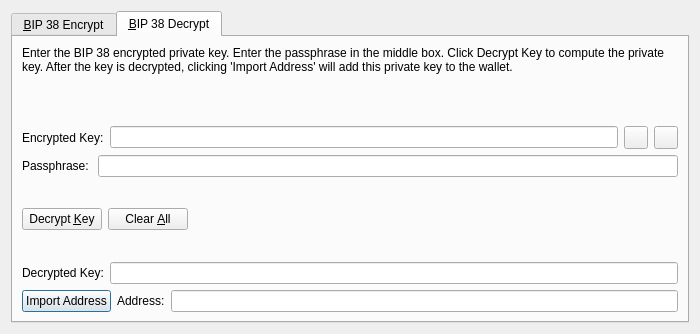
<?xml version="1.0" encoding="UTF-8"?>
<ui version="4.0">
 <class>Bip38ToolDialog</class>
 <widget class="QDialog" name="Bip38ToolDialog">
  <property name="geometry">
   <rect>
    <x>0</x>
    <y>0</y>
    <width>700</width>
    <height>334</height>
   </rect>
  </property>
  <property name="windowTitle">
   <string>BIP 38 Tool</string>
  </property>
  <property name="modal">
   <bool>true</bool>
  </property>
  <layout class="QVBoxLayout" name="verticalLayout">
   <item>
    <widget class="QTabWidget" name="tabWidget">
     <property name="currentIndex">
      <number>1</number>
     </property>
     <widget class="QWidget" name="tabBip38Encrypt">
      <attribute name="title">
       <string>&amp;BIP 38 Encrypt</string>
      </attribute>
      <layout class="QVBoxLayout" name="verticalLayout_SM">
       <item>
        <widget class="QLabel" name="infoLabel_ENC">
         <property name="text">
          <string>Enter a Pivx Address that you would like to encrypt using BIP 38. Enter a passphrase in the middle box. Press encrypt to compute the encrypted private key.</string>
         </property>
         <property name="textFormat">
          <enum>Qt::PlainText</enum>
         </property>
         <property name="wordWrap">
          <bool>true</bool>
         </property>
        </widget>
       </item>
       <item>
        <layout class="QHBoxLayout" name="horizontalLayout_1_ENC">
         <property name="spacing">
          <number>0</number>
         </property>
         <item>
          <widget class="QLabel" name="label_5">
           <property name="text">
            <string>Address:</string>
           </property>
          </widget>
         </item>
         <item>
          <widget class="QValidatedLineEdit" name="addressIn_ENC">
           <property name="toolTip">
            <string>The PIVX address to sign the message with</string>
           </property>
          </widget>
         </item>
         <item>
          <widget class="QPushButton" name="addressBookButton_ENC">
           <property name="toolTip">
            <string>Choose previously used address</string>
           </property>
           <property name="text">
            <string/>
           </property>
           <property name="icon">
            <iconset resource="../pivx.qrc">
             <normaloff>:/icons/address-book</normaloff>:/icons/address-book</iconset>
           </property>
           <property name="shortcut">
            <string>Alt+A</string>
           </property>
           <property name="autoDefault">
            <bool>false</bool>
           </property>
          </widget>
         </item>
         <item>
          <widget class="QPushButton" name="pasteButton_ENC">
           <property name="toolTip">
            <string>Paste address from clipboard</string>
           </property>
           <property name="text">
            <string/>
           </property>
           <property name="icon">
            <iconset resource="../pivx.qrc">
             <normaloff>:/icons/editpaste</normaloff>:/icons/editpaste</iconset>
           </property>
           <property name="shortcut">
            <string>Alt+P</string>
           </property>
           <property name="autoDefault">
            <bool>false</bool>
           </property>
          </widget>
         </item>
        </layout>
       </item>
       <item>
        <layout class="QHBoxLayout" name="horizontalLayout_5">
         <item>
          <widget class="QLabel" name="label_6">
           <property name="text">
            <string>Passphrase: </string>
           </property>
          </widget>
         </item>
         <item>
          <widget class="QLineEdit" name="passphraseIn_ENC">
           <property name="echoMode">
            <enum>QLineEdit::Password</enum>
           </property>
          </widget>
         </item>
        </layout>
       </item>
       <item>
        <layout class="QHBoxLayout" name="horizontalLayout_2_ENC">
         <property name="spacing">
          <number>0</number>
         </property>
         <item>
          <widget class="QLabel" name="encryptedKeyLabel_ENC">
           <property name="text">
            <string>Encrypted Key:</string>
           </property>
           <property name="textFormat">
            <enum>Qt::PlainText</enum>
           </property>
          </widget>
         </item>
         <item>
          <widget class="QLineEdit" name="encryptedKeyOut_ENC">
           <property name="font">
            <font>
             <italic>true</italic>
            </font>
           </property>
           <property name="readOnly">
            <bool>true</bool>
           </property>
          </widget>
         </item>
         <item>
          <widget class="QPushButton" name="copyKeyButton_ENC">
           <property name="toolTip">
            <string>Copy the current signature to the system clipboard</string>
           </property>
           <property name="text">
            <string/>
           </property>
           <property name="icon">
            <iconset resource="../pivx.qrc">
             <normaloff>:/icons/editcopy</normaloff>:/icons/editcopy</iconset>
           </property>
           <property name="autoDefault">
            <bool>false</bool>
           </property>
          </widget>
         </item>
        </layout>
       </item>
       <item>
        <layout class="QHBoxLayout" name="horizontalLayout_3_ENC">
         <item>
          <widget class="QPushButton" name="encryptKeyButton_ENC">
           <property name="toolTip">
            <string>Sign the message to prove you own this PIVX address</string>
           </property>
           <property name="text">
            <string>Encrypt &amp;Key</string>
           </property>
           <property name="icon">
            <iconset resource="../pivx.qrc">
             <normaloff>:/icons/edit</normaloff>:/icons/edit</iconset>
           </property>
           <property name="autoDefault">
            <bool>false</bool>
           </property>
          </widget>
         </item>
         <item>
          <widget class="QPushButton" name="clearButton_ENC">
           <property name="toolTip">
            <string>Reset all sign message fields</string>
           </property>
           <property name="text">
            <string>Clear &amp;All</string>
           </property>
           <property name="icon">
            <iconset resource="../pivx.qrc">
             <normaloff>:/icons/remove</normaloff>:/icons/remove</iconset>
           </property>
           <property name="autoDefault">
            <bool>false</bool>
           </property>
          </widget>
         </item>
         <item>
          <spacer name="horizontalSpacer_1_ENC">
           <property name="orientation">
            <enum>Qt::Horizontal</enum>
           </property>
           <property name="sizeHint" stdset="0">
            <size>
             <width>40</width>
             <height>48</height>
            </size>
           </property>
          </spacer>
         </item>
         <item>
          <widget class="QLabel" name="statusLabel_ENC">
           <property name="font">
            <font>
             <weight>75</weight>
             <bold>true</bold>
            </font>
           </property>
           <property name="text">
            <string/>
           </property>
           <property name="wordWrap">
            <bool>true</bool>
           </property>
          </widget>
         </item>
         <item>
          <spacer name="horizontalSpacer_2_ENC">
           <property name="orientation">
            <enum>Qt::Horizontal</enum>
           </property>
           <property name="sizeHint" stdset="0">
            <size>
             <width>40</width>
             <height>48</height>
            </size>
           </property>
          </spacer>
         </item>
        </layout>
       </item>
      </layout>
     </widget>
     <widget class="QWidget" name="tabBip38Decrypt">
      <attribute name="title">
       <string>&amp;BIP 38 Decrypt</string>
      </attribute>
      <layout class="QVBoxLayout" name="verticalLayout_VM">
       <item>
        <widget class="QLabel" name="infoLabel_DEC">
         <property name="text">
          <string>Enter the BIP 38 encrypted private key. Enter the passphrase in the middle box. Click Decrypt Key to compute the private key. After the key is decrypted, clicking 'Import Address' will add this private key to the wallet.</string>
         </property>
         <property name="textFormat">
          <enum>Qt::PlainText</enum>
         </property>
         <property name="alignment">
          <set>Qt::AlignLeading|Qt::AlignLeft|Qt::AlignTop</set>
         </property>
         <property name="wordWrap">
          <bool>true</bool>
         </property>
        </widget>
       </item>
       <item>
        <layout class="QHBoxLayout" name="horizontalLayout_3">
         <item>
          <widget class="QLabel" name="label_2">
           <property name="text">
            <string>Encrypted Key:</string>
           </property>
          </widget>
         </item>
         <item>
          <widget class="QValidatedLineEdit" name="encryptedKeyIn_DEC">
           <property name="toolTip">
            <string>The PIVX address the message was signed with</string>
           </property>
          </widget>
         </item>
         <item>
          <widget class="QToolButton" name="pasteButton_DEC">
           <property name="toolTip">
            <string>Paste address from clipboard</string>
           </property>
           <property name="text">
            <string/>
           </property>
           <property name="icon">
            <iconset resource="../pivx.qrc">
             <normaloff>:/icons/editpaste</normaloff>:/icons/editpaste</iconset>
           </property>
           <property name="shortcut">
            <string>Alt+P</string>
           </property>
          </widget>
         </item>
         <item>
          <widget class="QToolButton" name="qrCodeButton">
           <property name="toolTip">
            <string>Scan QRCode</string>
           </property>
           <property name="icon">
            <iconset resource="../pivx.qrc">
             <normaloff>:/icons/qrcode</normaloff>
             <disabledoff>:/icons/qrcode</disabledoff>:/icons/qrcode</iconset>
           </property>
          </widget>
         </item>
        </layout>
       </item>
       <item>
        <layout class="QHBoxLayout" name="horizontalLayout">
         <item>
          <widget class="QLabel" name="label">
           <property name="text">
            <string>Passphrase: </string>
           </property>
          </widget>
         </item>
         <item>
          <widget class="QLineEdit" name="passphraseIn_DEC">
           <property name="echoMode">
            <enum>QLineEdit::Password</enum>
           </property>
          </widget>
         </item>
        </layout>
       </item>
       <item>
        <layout class="QHBoxLayout" name="horizontalLayout_2_DEC">
         <item>
          <widget class="QPushButton" name="decryptKeyButton_DEC">
           <property name="toolTip">
            <string>Verify the message to ensure it was signed with the specified PIVX address</string>
           </property>
           <property name="text">
            <string>Decrypt &amp;Key</string>
           </property>
           <property name="icon">
            <iconset resource="../pivx.qrc">
             <normaloff>:/icons/transaction_0</normaloff>:/icons/transaction_0</iconset>
           </property>
           <property name="autoDefault">
            <bool>false</bool>
           </property>
          </widget>
         </item>
         <item>
          <widget class="QPushButton" name="clearButton_DEC">
           <property name="toolTip">
            <string>Reset all verify message fields</string>
           </property>
           <property name="text">
            <string>Clear &amp;All</string>
           </property>
           <property name="icon">
            <iconset resource="../pivx.qrc">
             <normaloff>:/icons/remove</normaloff>:/icons/remove</iconset>
           </property>
           <property name="autoDefault">
            <bool>false</bool>
           </property>
          </widget>
         </item>
         <item>
          <spacer name="horizontalSpacer_1_DEC">
           <property name="orientation">
            <enum>Qt::Horizontal</enum>
           </property>
           <property name="sizeHint" stdset="0">
            <size>
             <width>40</width>
             <height>48</height>
            </size>
           </property>
          </spacer>
         </item>
         <item>
          <widget class="QLabel" name="statusLabel_DEC">
           <property name="font">
            <font>
             <weight>75</weight>
             <bold>true</bold>
            </font>
           </property>
           <property name="text">
            <string/>
           </property>
           <property name="wordWrap">
            <bool>true</bool>
           </property>
          </widget>
         </item>
         <item>
          <spacer name="horizontalSpacer_2_DEC">
           <property name="orientation">
            <enum>Qt::Horizontal</enum>
           </property>
           <property name="sizeHint" stdset="0">
            <size>
             <width>40</width>
             <height>48</height>
            </size>
           </property>
          </spacer>
         </item>
        </layout>
       </item>
       <item>
        <layout class="QHBoxLayout" name="horizontalLayout_2">
         <item>
          <widget class="QLabel" name="label_3">
           <property name="text">
            <string>Decrypted Key:</string>
           </property>
          </widget>
         </item>
         <item>
          <widget class="QValidatedLineEdit" name="decryptedKeyOut_DEC"/>
         </item>
        </layout>
       </item>
       <item>
        <layout class="QHBoxLayout" name="horizontalLayout_4">
         <item>
          <widget class="QPushButton" name="importAddressButton_DEC">
           <property name="text">
            <string>Import Address</string>
           </property>
          </widget>
         </item>
         <item>
          <widget class="QLabel" name="label_4">
           <property name="text">
            <string>Address:</string>
           </property>
          </widget>
         </item>
         <item>
          <widget class="QLineEdit" name="addressOut_DEC"/>
         </item>
        </layout>
       </item>
      </layout>
     </widget>
    </widget>
   </item>
  </layout>
 </widget>
 <customwidgets>
  <customwidget>
   <class>QValidatedLineEdit</class>
   <extends>QLineEdit</extends>
   <header>qvalidatedlineedit.h</header>
  </customwidget>
 </customwidgets>
 <resources>
  <include location="../pivx.qrc"/>
 </resources>
 <connections/>
</ui>
